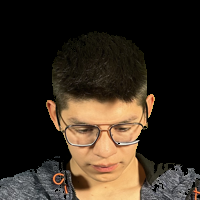
#> input picture Proyecto/FotosSinFondo/Abraham Danilo Miranda López/20230628_143554804_iOS_sin_fondo.png, 200 x 200 px, found by its file name; its folder holds only this picture in this run
$ python extracting_faces.py
#> lines starting #> are read from the running program, lines starting #| are printed output that depends on the picture
import cv2
import os
from PIL import Image

# [19 lines of commented-out code are left out]


def obtener_rostro_fotos(carpeta_principal, carpeta_destino):
    faceClassif = cv2.CascadeClassifier(cv2.data.haarcascades + "haarcascade_frontalface_default.xml")

    # Recorre todas las subcarpetas en la carpeta principal
    for nombre_subcarpeta in os.listdir(carpeta_principal):
        ruta_subcarpeta = os.path.join(carpeta_principal, nombre_subcarpeta)

        # Comprueba si es una carpeta
        if os.path.isdir(ruta_subcarpeta):
            # Crea la carpeta de destino si no existe
            carpeta_estudiante = os.path.join(carpeta_destino, nombre_subcarpeta)

            os.makedirs(carpeta_estudiante, exist_ok=True)

            # Recorre todos los archivos en la subcarpeta
            for nombre_archivo in os.listdir(ruta_subcarpeta):
                if nombre_archivo.endswith(".png"):
                    ruta_png = os.path.join(ruta_subcarpeta, nombre_archivo)

                    # Abre la imagen PNG utilizando PIL
                    imagen_png = cv2.imread(ruta_png)
#> imagen_png is the input picture: shape (200, 200, 3); mean B, G, R 31.3, 42.4, 53.2
                    faces = faceClassif.detectMultiScale(imagen_png, 1.1, 5)
#> faces = [[57, 95, 96, 96]]

                    for (x, y, w, h) in faces:
                         face = imagen_png[y:y + h, x:x + w]
                         face = cv2.resize(face, (150, 150))
                         cv2.imwrite(carpeta_estudiante+"/"+ nombre_archivo, face)
#> this loop made 1 pass
#> pass 1, in obtener_rostro_fotos, `face = imagen_png[y:y + h, x:x + w]`:
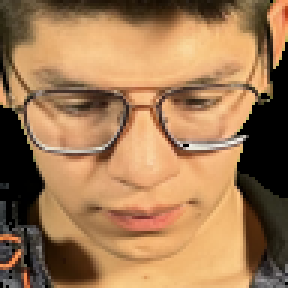
#> face: shape (96, 96, 3) (shown 3 times larger); mean B, G, R 83.8, 121.6, 161.3
#> pass 1, in obtener_rostro_fotos, `face = cv2.resize(face, (150, 150))`:
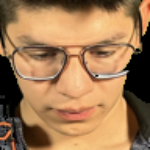
#> face: shape (150, 150, 3); mean B, G, R 83.7, 121.4, 161.1
#> pass 2 of the loop in obtener_rostro_fotos, `for nombre_subcarpeta in os.listdir(carpeta_principal):`:
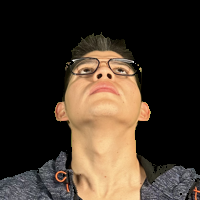
#> input picture Proyecto/FotosSinFondo/AbrahamDaniloMirandaLopez/20230628_143546524_iOS_sin_fondo.png, 200 x 200 px, found by its file name
#> in obtener_rostro_fotos, imagen_png is the input picture: shape (200, 200, 3); mean B, G, R 40.9, 53.1, 65.9
#> faces = [[60, 41, 89, 89]]
#> the loop in obtener_rostro_fotos, `for (x, y, w, h) in faces:` made 1 pass
#> pass 1, in obtener_rostro_fotos, `face = imagen_png[y:y + h, x:x + w]`:
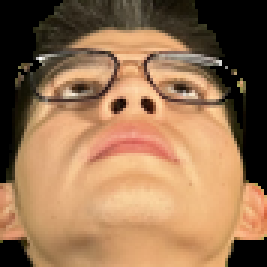
#> face: shape (89, 89, 3) (shown 3 times larger); mean B, G, R 82.2, 114.3, 150.7
#> pass 1, in obtener_rostro_fotos, `face = cv2.resize(face, (150, 150))`:
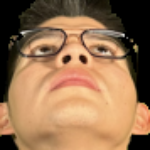
#> face: shape (150, 150, 3); mean B, G, R 82, 114.2, 150.6


# Ruta de la carpeta principal que contiene las carpetas de los estudiantes
#carpeta_principal = 'C:/REPOSITORIOIA/Proyecto/FotosSinFondo'
carpeta_principal = 'C:/Users/USER/Documents/THAIS_U/SEPTIMO/Inteligencia Artificial/EjerciciosPython/Proyecto/FotosSinFondo'

# Ruta de la carpeta donde se guardarán las imágenes sin fondo
#carpeta_destino = 'C:/REPOSITORIOIA/Proyecto/FotosSoloRostros'
carpeta_destino = 'C:/Users/USER/Documents/THAIS_U/SEPTIMO/Inteligencia Artificial/EjerciciosPython/Proyecto/FotosSoloRostros/'

# Quita el fondo verde de las imágenes en la carpeta principal y las guarda en la carpeta de destino
obtener_rostro_fotos(carpeta_principal, carpeta_destino)
